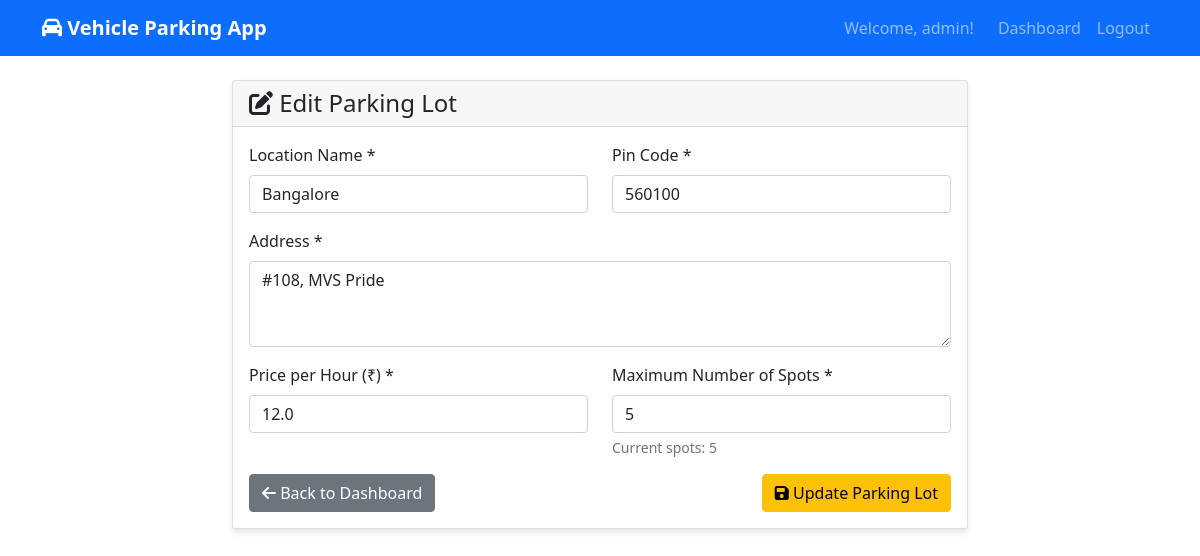
Page /admin/edit_lot/1 (signed in) on the committed database.
### app.py (models this page shows)
class ParkingLot(db.Model):
    id = db.Column(db.Integer, primary_key=True)
    prime_location_name = db.Column(db.String(100), nullable=False)
    address = db.Column(db.Text, nullable=False)
    pin_code = db.Column(db.String(10), nullable=False)
    price_per_hour = db.Column(db.Float, nullable=False)
    maximum_number_of_spots = db.Column(db.Integer, nullable=False)
    created_at = db.Column(db.DateTime, default=datetime.utcnow)
    parking_spots = db.relationship('ParkingSpot', backref='parking_lot', lazy=True, cascade='all, delete-orphan')

### app.py (the view, shortened to what this page needs)
@app.route('/admin/edit_lot/<int:lot_id>', methods=['GET', 'POST'])
def edit_lot(lot_id):
    if not session.get('is_admin'):
        return redirect(url_for('login'))
    lot = ParkingLot.query.get_or_404(lot_id)
    return render_template('edit_lot.html', lot=lot)

### templates/edit_lot.html (shortened to what this page needs)
{% extends "base.html" %}
{% block content %}
<div class="row justify-content-center">
    <div class="col-md-8">
        <div class="card">
            <div class="card-header">
                <h4 class="mb-0"><i class="fas fa-edit"></i> Edit Parking Lot</h4>
            </div>
            <div class="card-body">
                <form method="POST">
                    <div class="row">
                        <div class="col-md-6">
                            <div class="mb-3">
                                <label for="location_name" class="form-label">Location Name *</label>
                                <input type="text" class="form-control" id="location_name" name="location_name"
                                       value="{{ lot.prime_location_name }}" required>
                            </div>
                        </div>
                        <div class="col-md-6">
                            <div class="mb-3">
                                <label for="pin_code" class="form-label">Pin Code *</label>
                                <input type="text" class="form-control" id="pin_code" name="pin_code"
                                       value="{{ lot.pin_code }}" required>
                            </div>
                        </div>
                    </div>
                    <div class="mb-3">
                        <label for="address" class="form-label">Address *</label>
                        <textarea class="form-control" id="address" name="address" rows="3" required>{{ lot.address }}</textarea>
                    </div>
                    <div class="row">
                        <div class="col-md-6">
                            <div class="mb-3">
                                <label for="price_per_hour" class="form-label">Price per Hour (₹) *</label>
                                <input type="number" step="0.01" min="0" class="form-control" id="price_per_hour" name="price_per_hour"
                                       value="{{ lot.price_per_hour }}" required>
                            </div>
                        </div>
                        <div class="col-md-6">
                            <div class="mb-3">
                                <label for="max_spots" class="form-label">Maximum Number of Spots *</label>
                                <input type="number" min="1" max="1000" class="form-control" id="max_spots" name="max_spots"
                                       value="{{ lot.maximum_number_of_spots }}" required>
                                <div class="form-text">Current spots: {{ lot.parking_spots|length }}</div>
                            </div>
                        </div>
                    </div>
                    <div class="d-flex justify-content-between">
                        <a href="{{ url_for('admin_dashboard') }}" class="btn btn-secondary">
                            <i class="fas fa-arrow-left"></i> Back to Dashboard
                        </a>
                        <button type="submit" class="btn btn-warning">
                            <i class="fas fa-save"></i> Update Parking Lot
                        </button>
                    </div>
                </form>
            </div>
        </div>
    </div>
</div>
{% endblock %}

### templates/base.html (style rules this page uses)
.card { box-shadow: 0 4px 6px rgba(0, 0, 0, 0.1); }

### rows in the picture
ParkingLot: location_name "Bangalore", pin_code "560100", address "#108, MVS Pride", price_per_hour "12.0", max_spots "5"

### other values in the picture
{{ session.username }} "admin"
{{ lot.parking_spots|length }} "5"
